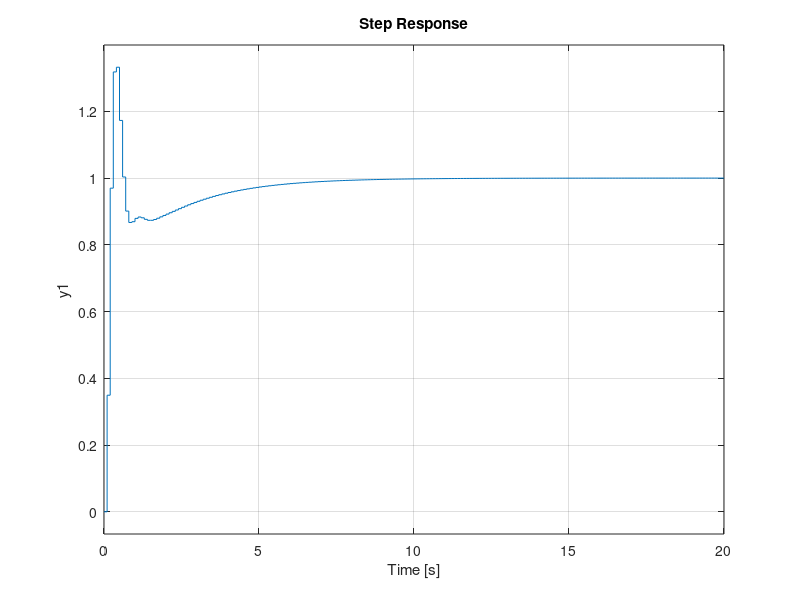

Write the MATLAB code that produced this figure. (Note: this script raises an error after producing the figure.)
% CONTINUOUS TIME PLANT
G= tf([37.2021],[1 .2830 2.7452])

%Discrete Time ZOH controller
T = 0.1  % Since ws>30 wbw
Gd = c2d(G,T)
z= zero(Gd)
p= pole(Gd)

%Desired closed loop poles
zeta = 0.7
w_n = 2.54 % Since T_r<=18 sec and T_r<=3 sec

% Discrete-time Controller K(z)=k
% Root Locus
rlocus(Gd);
title('Root Locus with K(z)=k')
zgrid(zeta , w_n*T);
axis equal

%% 
angle(.8133+0.15096i)
%%
%  Discrete-time Controller K(z)=k(z-.65)/(z-0.9)(z-1)
K1=tf([1 -0.9],[1 -1],T);
K2=tf([1 -.92],[1 -0.01],T);
K4= tf(1.9*conv([1 -.9],[1 -1]),conv([1 -0.92],[1 -0.01]),T)
K3=1.9*K1*K2
K5=series(K1,K2);
K6=1.9*K5
%%
% Open-loop system
Gol=series(K3,Gd);
% Plot Root Locus
rlocus(Gol);
title('Root Locus with K(z)=k(z-0.657)/(z-0.9)(z-1)')
zgrid(zeta , w_n*T);
axis equal

Gcl=feedback(Gol,1)
step(Gcl)
stepinfo(Gcl)
%%
U =feedback(K3,Gd)
tfinal=10;

opt=stepDataOptions;
opt.StepAmplitude=8;
step(U,tfinal,opt)
